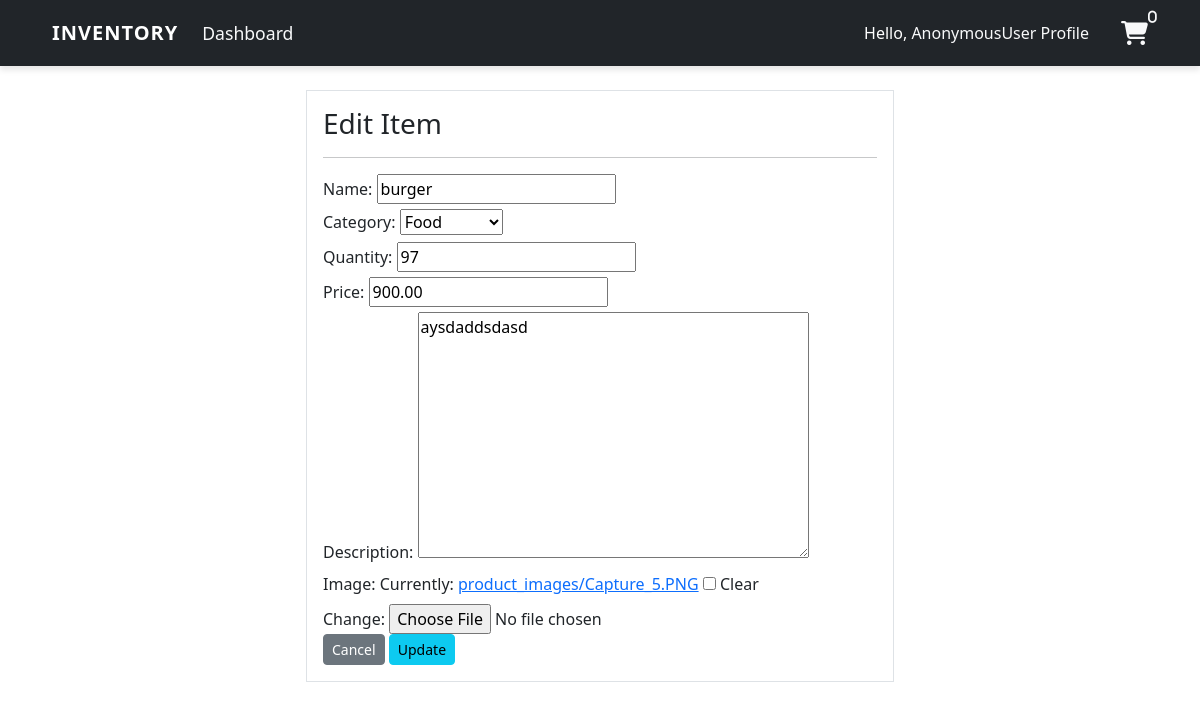
/product_update/11/, run on the app's committed database.
### user/models.py (models this page shows, shortened)
class Product(models.Model):
    name = models.CharField(max_length=100, blank=True , default='Untitled Product')
    category = models.CharField(max_length=20, choices=CATEGORY, blank=True ,default='Stationary')
    quantity = models.PositiveIntegerField()
    price = models.DecimalField(max_digits=10, decimal_places=2, default=0.00)
    description = models.TextField(blank=True, null=True)
    image = models.ImageField(upload_to='product_images/', blank=True, null=True)

### user/views.py (the view)
# urls.py: path('product_update/<int:pk>/' , views.product_update , name='product_update'),
def product_update(request , pk):
    item = Product.objects.get(id=pk)
    if request.method == 'POST':
        form = ProductForm(request.POST , instance=item)
        if form.is_valid():
            form.save()
            return redirect('product')
    else:
        form = ProductForm(instance=item)
    context = {
        'form' : form
    }
    return render (request , 'dashboard/product_update.html' , context)

### user/forms.py
class ProductForm(forms.ModelForm):
    class Meta:
        model = Product
        fields= ['name' , 'category' , 'quantity' ,'price' , 'description' , 'image']

### templates/dashboard/product_update.html (shortened to what this page needs)
{% extends 'partials/base.html' %}
{% block content %}
  <div class="row my-4">
    <div class="col-md-6 offset-md-3">
      <div class="border p-3 bg-white">
        <h3>Edit Item</h3>
        <hr />
        <form method="POST">
          {{form}}
          <a class="btn btn-secondary btn-sm" href=" {% url "product" %}">Cancel</a>
          <input class="btn btn-info btn-sm" type="submit" value="Update" />
        </form>
      </div>
    </div>
  </div>
{% endblock %}

### templates/partials/base.html (style rules this page uses)
body { background-color: hsl(0, 0%, 98%); }
h1,h2,h3,h4,h5,h6 { color:hsl(0, 0%, 30%); }
.btn { border-radius: 0; }

### data on the page
Product: name "burger", category "Food", quantity "97", price "900.00", description "aysdaddsdasd"

### other printed values
{{ request.user }} "AnonymousUser"
{{ cart_items|length }} "0"
